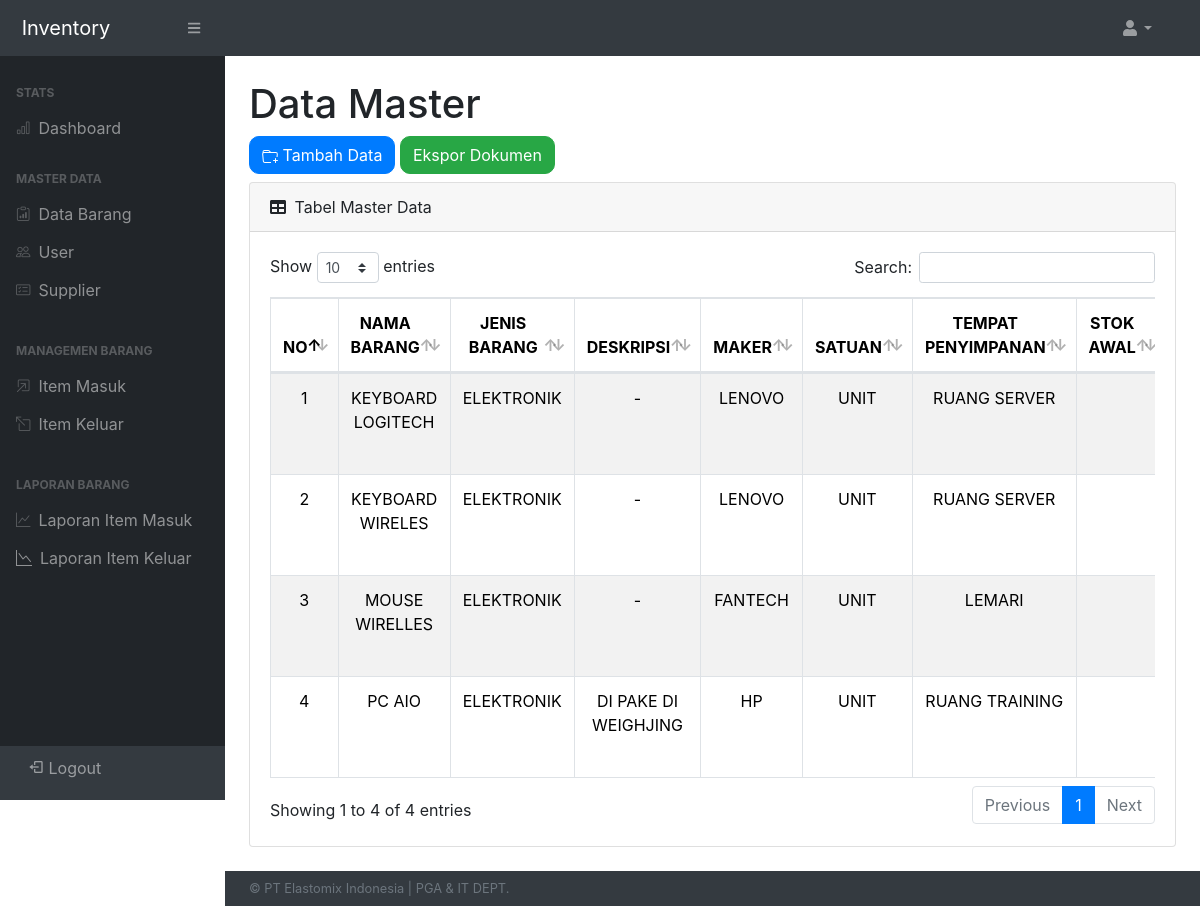
The page /admin/databarang.php (signed in) on the database its author committed.
### tables this page shows
CREATE TABLE `master_barang` (
  `kode_barang` varchar(50) NOT NULL,
  `jenis_barang` varchar(100) DEFAULT NULL,
  `nama_barang` varchar(100) DEFAULT NULL,
  `deskripsi` text,
  `satuan` varchar(25) NOT NULL DEFAULT 'unit',
  `garansi` varchar(255) DEFAULT NULL,
  `maker` varchar(100) DEFAULT NULL,
  `jumlah` int DEFAULT '0',
  `foto` varchar(255) DEFAULT NULL,
  `created_at` datetime NOT NULL DEFAULT CURRENT_TIMESTAMP,
  `updated_at` datetime DEFAULT NULL ON UPDATE CURRENT_TIMESTAMP
);

### admin/databarang.php (the view, shortened to what this page needs)
<?php
include "layout/header.php";
?>
<main>
    <div class="container-fluid">
        <h1 class="mt-4">Data Master</h1>
        <button type="button" style="border-radius: 10px;" class="btn btn-primary" data-bs-toggle="modal" data-bs-target="#exampleModal">
            Tambah Data
        </button>
        <a href="../export/export" style="color: white; text-decoration: none;"> <button style="border-radius: 10px;" class="btn btn-success">
                Ekspor Dokumen
            </button></a>
        <div class="card mb-4 mt-2">
            <div class="card-header ">
                <i class="fas fa-table me-1"></i> Tabel Master Data
            </div>
            <div class="card-body">
                <div class="table-responsive">
                    <table class="table table-hover table-striped table-bordered " id="dataTable" width="100%" cellspacing="0">
                        <thead>
                            <tr class="text-center">
                                <th>NO</th>
                                <th>NAMA BARANG</th>
                                <th>JENIS BARANG</th>
                                <th>DESKRIPSI</th>
                                <th>MAKER</th>
                                <th>SATUAN</th>
                                <th>TEMPAT PENYIMPANAN</th>
                                <th>STOK AWAL</th>
                            </tr>
                        </thead>
                        <tbody>
                            <?php
                            $ambilsemuastock = mysqli_query($conn, "SELECT * FROM  master_barang");
                            $i = 1;
                            while ($data = mysqli_fetch_array($ambilsemuastock)) {
                                $jenisBarang = $data['jenis_barang'];
                                $kbarang = $data['kode_barang'];
                                $namabarang = $data['nama_barang'];
                                $deskripsi = $data['deskripsi'];
                                $satuan = $data['satuan'];
                                $maker = $data['maker'];
                                $stokAwal = $data['stok_awal'];
                            ?>
                                <tr class="text-center">
                                    <td><?= $i++; ?></td>
                                    <td><?= $kbarang; ?></td>
                                    <td><?= $jenisBarang; ?></td>
                                    <td><?= $namabarang; ?></td>
                                    <td><?= $maker; ?></td>
                                    <td><?= $satuan; ?></td>
                                    <td><?= $deskripsi; ?></td>
                                    <td><?= $stokAwal; ?></td>
                                </tr>
                            <?php
                            };
                            ?>
                        </tbody>
                    </table>
                </div>
            </div>
        </div>
    </div>
</main>
<?php include "../footer.php"; ?>

### rows shown on the page
master_barang: kode_barang "KEYBOARD LOGITECH", jenis_barang "ELEKTRONIK", nama_barang "-", maker "LENOVO", satuan "UNIT", deskripsi "RUANG SERVER"
master_barang: kode_barang "KEYBOARD WIRELES", jenis_barang "ELEKTRONIK", nama_barang "-", maker "LENOVO", satuan "UNIT", deskripsi "RUANG SERVER"
master_barang: kode_barang "MOUSE WIRELLES", jenis_barang "ELEKTRONIK", nama_barang "-", maker "FANTECH", satuan "UNIT", deskripsi "LEMARI"
master_barang: kode_barang "PC AIO", jenis_barang "ELEKTRONIK", nama_barang "DI PAKE DI WEIGHJING", maker "HP", satuan "UNIT", deskripsi "RUANG TRAINING"
